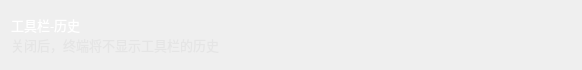
                  <widget class="QWidget" name="verticalWidget_35" native="true">
                   <property name="minimumSize">
                    <size>
                     <width>0</width>
                     <height>70</height>
                    </size>
                   </property>
                   <property name="maximumSize">
                    <size>
                     <width>16777215</width>
                     <height>70</height>
                    </size>
                   </property>
                   <property name="styleSheet">
                    <string notr="true">#verticalWidget_35{background-color: rgba(223, 223, 223,50);
border-radius: 5px;}</string>
                   </property>
                   <layout class="QHBoxLayout" name="horizontalLayout_46">
                    <item>
                     <widget class="QWidget" name="horizontalWidget_34" native="true">
                      <property name="minimumSize">
                       <size>
                        <width>0</width>
                        <height>40</height>
                       </size>
                      </property>
                      <property name="maximumSize">
                       <size>
                        <width>16777215</width>
                        <height>40</height>
                       </size>
                      </property>
                      <layout class="QVBoxLayout" name="verticalLayout_42">
                       <property name="spacing">
                        <number>0</number>
                       </property>
                       <property name="leftMargin">
                        <number>0</number>
                       </property>
                       <property name="topMargin">
                        <number>0</number>
                       </property>
                       <property name="rightMargin">
                        <number>0</number>
                       </property>
                       <property name="bottomMargin">
                        <number>0</number>
                       </property>
                       <item>
                        <widget class="QLabel" name="label_historyDisplay">
                         <property name="font">
                          <font>
                           <family>OPPOSans B</family>
                           <pointsize>10</pointsize>
                           <stylestrategy>PreferAntialias</stylestrategy>
                          </font>
                         </property>
                         <property name="styleSheet">
                          <string notr="true">color: rgb(255, 255, 255);</string>
                         </property>
                         <property name="text">
                          <string>工具栏-历史</string>
                         </property>
                        </widget>
                       </item>
                       <item>
                        <widget class="QLabel" name="label_historyDisplay_tip">
                         <property name="minimumSize">
                          <size>
                           <width>0</width>
                           <height>20</height>
                          </size>
                         </property>
                         <property name="maximumSize">
                          <size>
                           <width>16777215</width>
                           <height>20</height>
                          </size>
                         </property>
                         <property name="font">
                          <font>
                           <family>OPPOSans B</family>
                           <pointsize>10</pointsize>
                           <stylestrategy>PreferAntialias</stylestrategy>
                          </font>
                         </property>
                         <property name="styleSheet">
                          <string notr="true">color: rgba(223, 223, 223, 150);</string>
                         </property>
                         <property name="text">
                          <string>关闭后，终端将不显示工具栏的历史</string>
                         </property>
                        </widget>
                       </item>
                      </layout>
                     </widget>
                    </item>
                    <item>
                     <spacer name="horizontalSpacer_69">
                      <property name="orientation">
                       <enum>Qt::Horizontal</enum>
                      </property>
                      <property name="sizeHint" stdset="0">
                       <size>
                        <width>352</width>
                        <height>20</height>
                       </size>
                      </property>
                     </spacer>
                    </item>
                    <item>
                     <layout class="QVBoxLayout" name="verticalLayout_historyDisplay"/>
                    </item>
                   </layout>
                  </widget>
